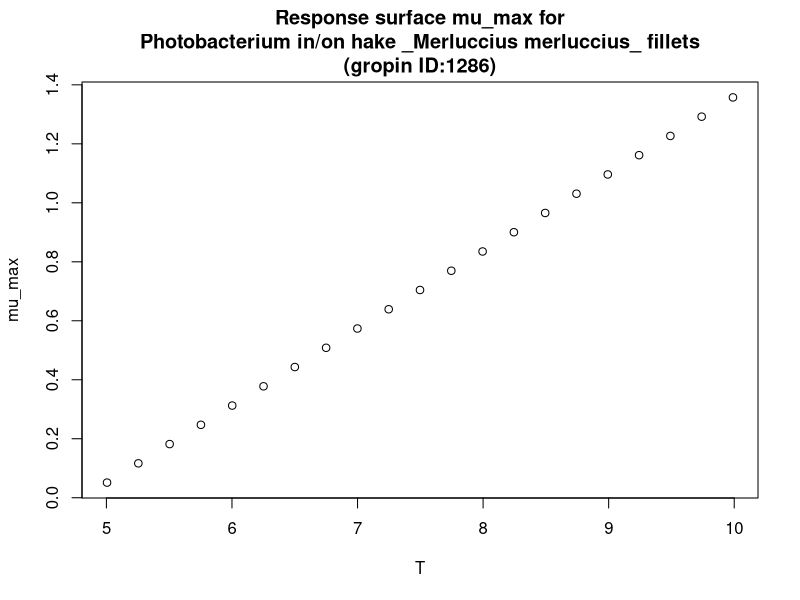

Reproduce this figure in R.
#############################
# start of Parameter script
#############################
T <- seq(5.005,9.99000999000999,length.out=21)
#############################
# end of Parameter script
#############################
############################# 
# start of Model script Gropin ID 1286 
#############################
 
# constant coefficients for this model
 
variables <- data.frame(T)
argumentsPar <- expand.grid(variables)
 
# heart of the model
response_surface <- function(T) {
   mumax <-0.262*T-1.26

return(mumax=mumax)
} 

# output parameters
mumax <- cbind(argumentsPar,response_surface(argumentsPar['T']))
colnames(mumax) <- c(colnames(argumentsPar),'mumax')
#############################
# End of Model script
#############################
############################# 
# start of Visualisation script Gropin ID 1286 
#############################
plot(T,mumax$mumax,
                          xlab='T',
                          ylab='mu_max',main='Response surface mu_max for
Photobacterium in/on hake _Merluccius merluccius_ fillets
(gropin ID:1286)')
#############################
# End of Visualisation script
#############################
